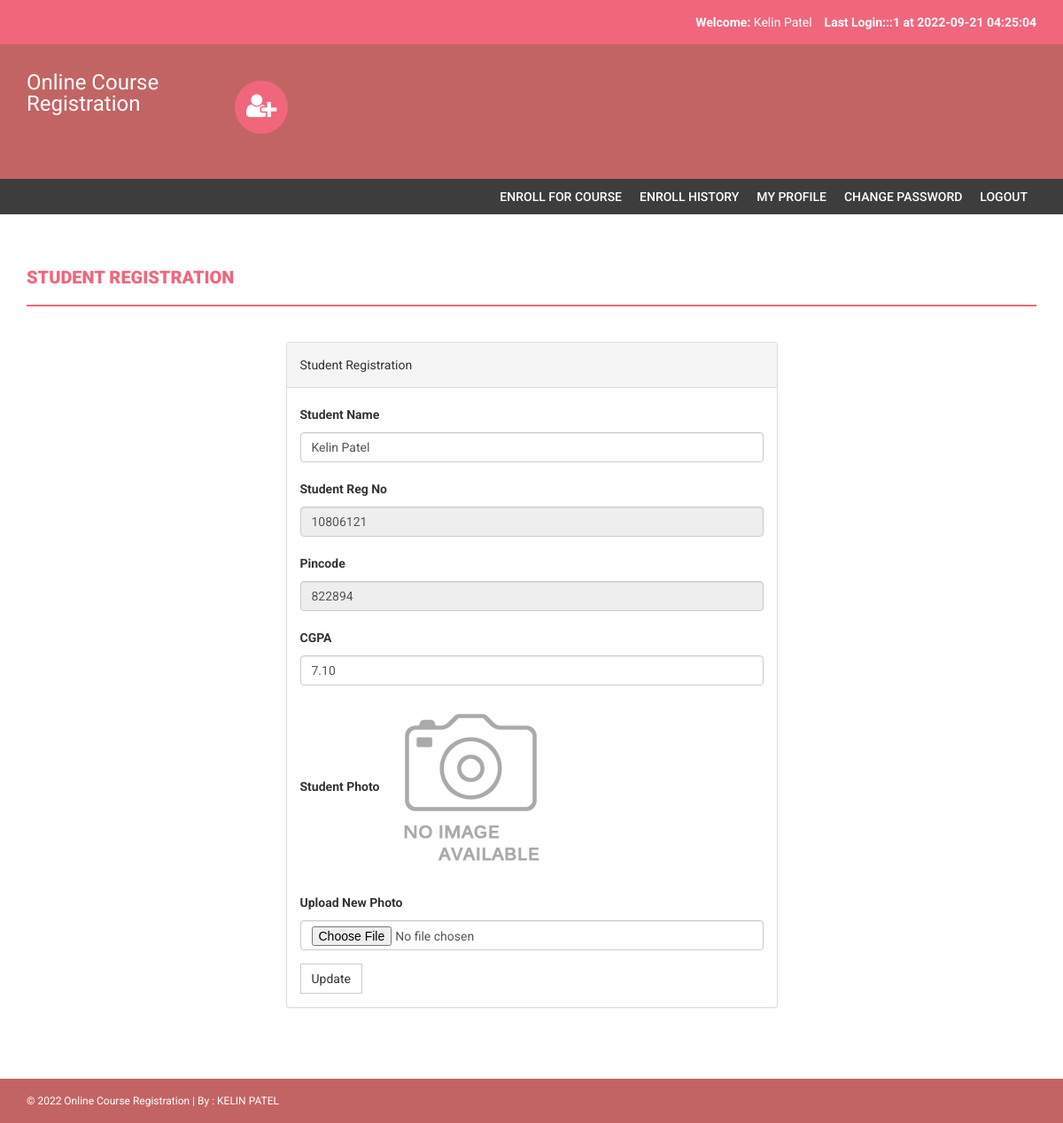
The page /my-profile.php (signed in) on the database its author committed.
### tables this page shows
CREATE TABLE `students` (
  `StudentRegno` varchar(255) NOT NULL,
  `studentPhoto` varchar(255) DEFAULT NULL,
  `password` varchar(255) DEFAULT NULL,
  `studentName` varchar(255) DEFAULT NULL,
  `pincode` varchar(255) DEFAULT NULL,
  `session` varchar(255) DEFAULT NULL,
  `department` varchar(255) DEFAULT NULL,
  `semester` varchar(255) DEFAULT NULL,
  `cgpa` decimal(10,2) DEFAULT NULL,
  `creationdate` timestamp NULL DEFAULT CURRENT_TIMESTAMP,
  `updationDate` varchar(255) DEFAULT NULL
);

### my-profile.php (the view, shortened to what this page needs)
<?php
include('includes/config.php');
if(strlen($_SESSION['login'])==0)
    {
header('location:index.php');
}
else{
?>
<!DOCTYPE html>
<html xmlns="http://www.w3.org/1999/xhtml">
<head>
    <link href="assets/css/bootstrap.css" rel="stylesheet" />
    <link href="assets/css/font-awesome.css" rel="stylesheet" />
    <link href="assets/css/style.css" rel="stylesheet" />
</head>
<body>
<?php include('includes/header.php');?>
<?php if($_SESSION['login']!="")
{
 include('includes/menubar.php');
}
 ?>
    <div class="content-wrapper">
        <div class="container">
              <div class="row">
                    <div class="col-md-12">
                        <h1 class="page-head-line">Student Registration  </h1>
                    </div>
                </div>
                <div class="row" >
                  <div class="col-md-3"></div>
                    <div class="col-md-6">
                        <div class="panel panel-default">
                        <div class="panel-heading">
                          Student Registration
                        </div>
<?php $sql=mysqli_query($con,"select * from students where StudentRegno='".$_SESSION['login']."'");
while($row=mysqli_fetch_array($sql))
{ ?>
                        <div class="panel-body">
                       <form name="dept" method="post" enctype="multipart/form-data">
   <div class="form-group">
    <label for="studentname">Student Name  </label>
    <input type="text" class="form-control" id="studentname" name="studentname" value="<?php echo htmlentities($row['studentName']);?>"  />
  </div>
 <div class="form-group">
    <label for="studentregno">Student Reg No   </label>
    <input type="text" class="form-control" id="studentregno" name="studentregno" value="<?php echo htmlentities($row['StudentRegno']);?>"  placeholder="Student Reg no" readonly />
  </div>
<div class="form-group">
    <label for="Pincode">Pincode  </label>
    <input type="text" class="form-control" id="Pincode" name="Pincode" readonly value="<?php echo htmlentities($row['pincode']);?>" required />
  </div>
<div class="form-group">
    <label for="CGPA">CGPA  </label>
    <input type="text" class="form-control" id="cgpa" name="cgpa"  value="<?php echo htmlentities($row['cgpa']);?>" required />
  </div>
<div class="form-group">
    <label for="Pincode">Student Photo  </label>
   <?php if($row['studentPhoto']==""){ ?>
   <img src="studentphoto/noimage.png" width="200" height="200"><?php } else {?>
   <img src="studentphoto/<?php echo htmlentities($row['studentPhoto']);?>" width="200" height="200">
   <?php } ?>
  </div>
<div class="form-group">
    <label for="Pincode">Upload New Photo  </label>
    <input type="file" class="form-control" id="photo" name="photo"  value="<?php echo htmlentities($row['studentPhoto']);?>" />
  </div>
  <?php } ?>
 <button type="submit" name="submit" id="submit" class="btn btn-default">Update</button>
</form>
                            </div>
                            </div>
                    </div>
                </div>
            </div>
        </div>
  <?php include('includes/footer.php');?>
</body>
</html>
<?php } ?>

### includes/header.php (shortened to what this page needs)
<?php
include("includes/config.php");
?>
<?php if($_SESSION['login']!="")
{?>
<header>
        <div class="container">
            <div class="row">
                <div class="col-md-12">
                    <strong>Welcome: </strong><?php echo htmlentities($_SESSION['sname']);?>
                    <strong>Last Login:<?php
        $ret=mysqli_query($con,"SELECT  * from userlog where studentRegno='".$_SESSION['login']."' order by id desc limit 1,1");
                    $row=mysqli_fetch_array($ret);
                    echo $row['userip']; ?> at <?php echo $row['loginTime'];?></strong>
                </div>
            </div>
        </div>
    </header>
    <?php } ?>
    <div class="navbar navbar-inverse set-radius-zero">
        <div class="container">
            <div class="navbar-header">
                <a class="navbar-brand" href="#" style="color:#fff; font-size:24px; line-height:24px; ">
                   Online Course Registration
                </a>
            </div>
            <div class="left-div">
                <i class="fa fa-user-plus login-icon" ></i>
        </div>
            </div>
        </div>

### assets/css/style.css (style rules this page uses)
body { font-family: 'Roboto', sans-serif; line-height: 30px; }
.set-radius-zero { border-radius: 0px; -moz-border-radius: 0px; -webkit-border-radius: 0px; }
.content-wrapper { margin-top: 40px; min-height: 600px; padding-bottom: 60px; }
.page-head-line { font-weight: 900; padding-bottom: 20px; border-bottom: 2px solid #F0677C; text-transform: uppercase; color: #F0677C; font-size: 20px; margin-bottom: 40px; }
.btn { border-radius: 0px; -webkit-border-radius: 0px; -moz-border-radius: 0px; }
.login-icon { height: 60px; width: 60px; padding: 13px; border-radius: 50%; font-size: 30px; margin-bottom: 20px; color: #fff; text-align: center; cursor:pointer; background-color:#F0677C; -webkit-border-radius:50%; -moz-border-radius:50%; }
header { background-color: #F0677C; color: #fff; padding: 10px; text-align: right; }
.left-div { padding-left: 30px; margin-top: 40px; margin-bottom: 30px; }
.navbar-brand { width: 250px; padding-top: 30px; }
.navbar-inverse { background-color: #C36464; border-color: transparent; }
.navbar { margin-bottom: 0px; }

### rows shown on the page
students: studentname "Kelin Patel", studentregno "10806121", Pincode "822894", cgpa "7.10"

### other values the page prints
$_SESSION['sname'] "Kelin Patel"
$row['userip'] "::1"
$row['loginTime'] "2022-09-21 04:25:04"
